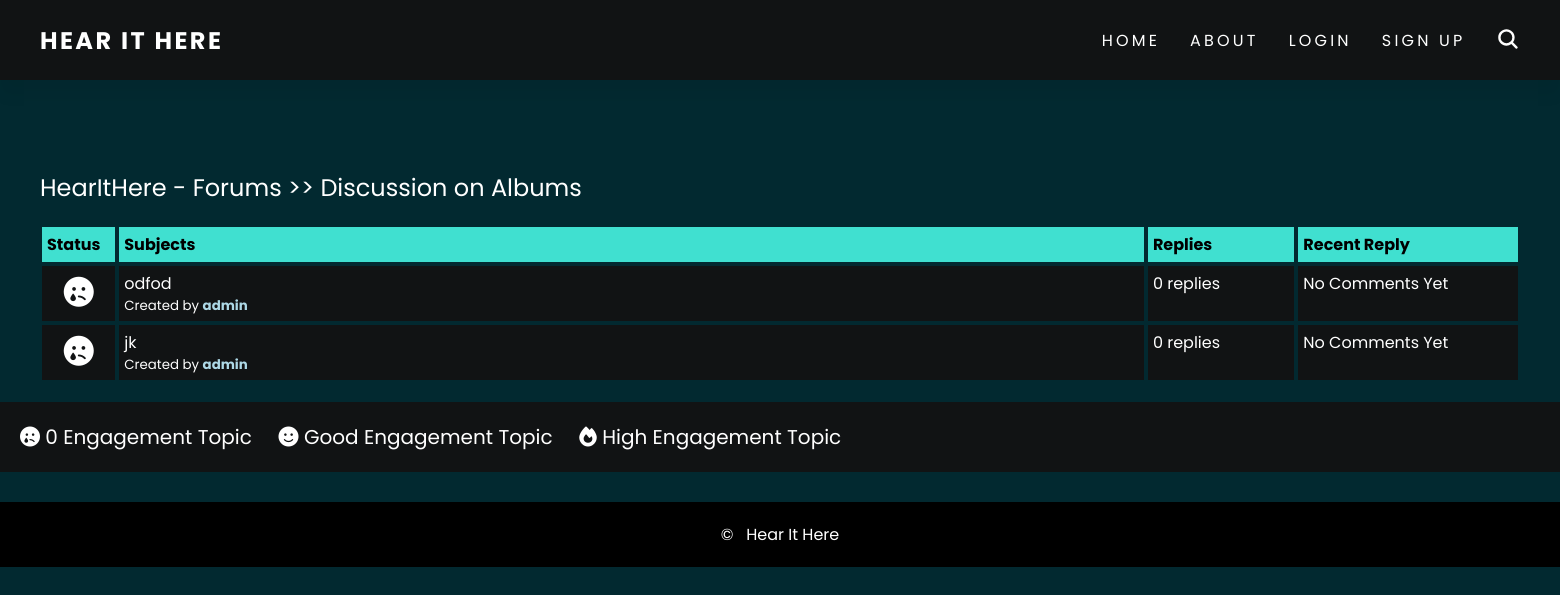
The app's page /forum/3/ with its own data.
### forum/models.py (models this page shows, shortened)
class Category(models.Model):
    title = models.CharField(max_length=50, unique=True, null=False)
    content = models.CharField(max_length=500, null=True)

class Post(models.Model):
    title = models.CharField(max_length=100, unique=True, null=False)
    description = models.TextField(null=False)
    time = models.DateTimeField(auto_now_add=True)
    user = models.ForeignKey(CustomUser, on_delete=models.CASCADE)
    category = models.ForeignKey(Category, on_delete=models.CASCADE)

### account/models.py (models this page shows, shortened)
class CustomUser(AbstractBaseUser, PermissionsMixin):
    email = models.EmailField(max_length=255, null=False, unique=True)
    username = models.CharField(max_length=50, null=False, unique=True)
    date_joined = models.DateTimeField(auto_now_add=True)
    is_staff = models.BooleanField(default=False)
    is_active = models.BooleanField(default=False)
    is_mod = models.BooleanField(default=False)
    USERNAME_FIELD = 'username'
    REQUIRED_FIELDS = ['email']
    objects = CustomUserManager()

### forum/views.py (the view)
# urls.py: path('<int:category_id>/', views.browse_posts, name='posts'),
def browse_posts(request, category_id):
    category = get_object_or_404(Category, id=category_id)
    posts = Post.objects.filter(category_id=category_id).order_by('-time')
    return render(request, 'forum/posts.html', {'category': category, 'posts': posts})

### forum/templates/forum/posts.html (shortened to what this page needs)
{% extends 'templates/base.html' %}
{% block content %}
<div class="container">
    <div class="navigate">
        <span>  <a href="{% url 'homepage:home' %}">HearItHere - Forums >> {{ category.title }}</a></span>
    </div>
    <div class="posts-table">
        <div class="table-head">
            <div class="status">Status</div>
            <div class="subjects">Subjects</div>
            <div class="replies">Replies</div>
            <div class="last-reply">Recent Reply</div>
        </div>
        {% for post in posts %}
        <div class="table-row">
            {% if post.comment_set.count == 0 %}
                 <div class = "status"><i class="fa-solid fa-face-sad-tear"></i></div>
            {% elif post.comment_set.count < 4 %}
                <div class = "status"><i class="fa-solid fa-face-smile"></i></div>
            {% else %}
                <div class = "status"><i class="fa-solid fa-fire"></i></div>
            {% endif %}
            <div class = "subjects"><a href="{% url 'forum:view_post' category_id=category.id post_id=post.id %}"></a>
                {{ post.title }}</a>
                <div class="created-by">
                    <span>Created by <b><a href="{% url 'account:profile' username=post.user.username %}">
                        {{ post.user.username }}</a></b></span>
                </div>
            </div>
            <div class="replies">
                {{ post.comment_set.count }} replies
                <br>
            </div>
            <div class="last-reply">
                {% if post.comment_set.count == 0 %}
                    No Comments Yet
                {% else %}
                    {{ post.comment_set.last.time }}
                    <br>
                    By <b><a href="{% url 'account:profile' username=post.comment_set.last.user.username %}"></a>
                        {{ post.comment_set.last.user.username }}</a></b>
                        {% endif %}
            </div>
        </div>
        {% endfor %}
    </div>
</div>
<div class = "note">
    <span>
        <i class="fa-solid fa-face-sad-tear"></i> 0 Engagement Topic&nbsp;&nbsp;&nbsp;&nbsp;
    </span>
    <span>
        <i class="fa-solid fa-face-smile"></i> Good Engagement Topic&nbsp;&nbsp;&nbsp;&nbsp;
    </span>
    <span>
        <i class="fa-solid fa-fire"></i> High Engagement Topic&nbsp;&nbsp;&nbsp;&nbsp;
    </span>
</div>
{% endblock %}

### static/css/style.css (style rules this page uses)
* { margin: 0; padding: 0; box-sizing: border-box; font-family: 'Poppins'; }
body { min-height: 100vh; background: rgb(2, 41, 48) 100%; overflow-x: hidden; color: #fff; }
a { color: #fff; text-decoration: none; }
.container { margin: 0 20px; padding-bottom: 20px !important; padding: 0 20px; }
.subjects a { color: lightblue; }
.table-head { display: flex; }
.table-head div { padding: 5px; margin: 2px; background: #40E0D0; font-weight: bold; color: black; }
.table-head .status { flex: 5%; }
.table-head .subjects { flex: 70%; }
.table-head .replies { flex: 10%; }
.table-head .last-reply { flex: 15%; }
.table-row { display: flex; }
.table-row .status, .table-row .subjects, .table-row .replies, .table-row .last-reply { padding: 5px; margin: 2px; background-color: #111314; }
.table-row .status { flex: 5%; font-size: 30px; text-align: center; }
.table-row .subjects { flex: 70%; }
.table-row .replies { flex: 10%; }
.table-row .last-reply { flex: 15%; }
.navigate { margin-block: 20px; font-weight: lighter; font-size: 24px; }
.navigate a { color: #fff; font-weight: bolder; }
.note { background-color: #111314; padding: 20px; display: block; }
.note span { font-size: 20px; margin-block: 5px; }
.created-by { font-size: smaller; }

### records on screen
Category: title "Discussion on Albums"
Post: title "odfod", user.username "admin", comment_set.count "0", shows "No Comments Yet"
Post: title "jk", user.username "admin", comment_set.count "0", shows "No Comments Yet"
